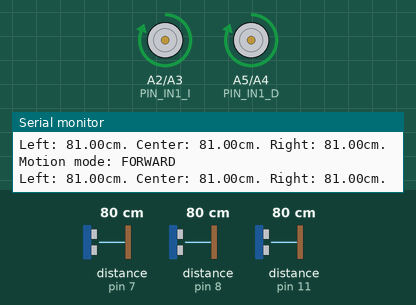
Recording of a sketch running on a simulated Arduino Mega 2560, built with avr-gcc and run on an emulated ATmega2560. On the bench: motor-driver pin pairs drawn as motors (green arrow = first pin HIGH = forward, orange = second pin HIGH = backward, longer = more drive), the last lines printed to the serial monitor. The test bench sets the inputs (shaded band); at power-on: distance to the obstacle (sensors on pin 7, pin 8, pin 11) 80 cm. The echo pulse lasts 58.3 µs per cm.

Above: at 1.2 s.
1.3 s: distance to the obstacle (sensor on pin 7) set to 27 cm
2.8 s: distance to the obstacle (sensor on pin 7) set to 24 cm
At 3.04 s:
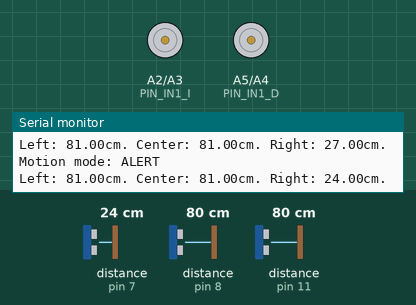
5.8 s: distance to the obstacle (sensor on pin 8) set to 27 cm
8.8 s: distance to the obstacle (sensor on pin 8) set to 24 cm
At 9.17 s:
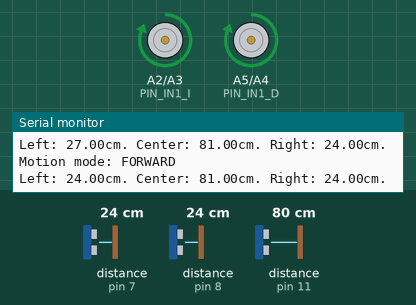
11.8 s: distance to the obstacle (sensor on pin 11) set to 38 cm
14.8 s: distance to the obstacle (sensor on pin 11) set to 32 cm
Timing chart, 0 to 18.8 s (numbered marks = the images above; inputs shaded):
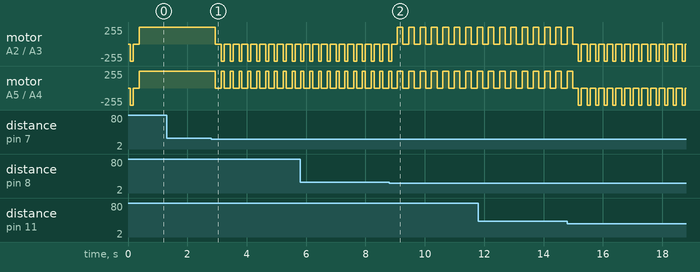

The sketch:

rover5.ino
```cpp
/**
 * ROVER5 CAR
 */
#include "rover5globals.h"
#include "sensors.h"
#include "rover5.h"

ROVER5::Rover5  rover5;
ROVER5::Sensors sensors;

/**
 * void setup()
 */
void setup() {
  Serial.begin(9600);

  sensors.init();
  rover5.init();
}

/**
 * void loop()
 */
void loop() {
  //1.- Get information from sensors
  sensors.calculate();

  //2.- Get the state of motion of the car
  if (rover5.setMotionMode(sensors) == STOP) delay(10000);

  //3.- Set the state of the engines
  rover5.drive();
}
```

l298nEngine.h
```cpp
#ifndef L298N_ENGINE_H
#define L298N_ENGINE_H

namespace ROVER5
{
  class L298NEngine
  {
    private:
      const int _pinIN1;
      const int _pinIN2;

    public:
      /**
       *
       */
      L298NEngine(const int pinIN1, const int pinIN2) :
        _pinIN1(pinIN1),
        _pinIN2(pinIN2)
      {}

      /**
       *
       */
      void init() {
        pinMode(_pinIN1, OUTPUT);
        pinMode(_pinIN2, OUTPUT);
      }

      /**
       *
       */
      void forward() const {
        digitalWrite(_pinIN1, HIGH);
        digitalWrite(_pinIN2, LOW);
      }

      /**
       *
       */
      void backward() const {
        digitalWrite(_pinIN1, LOW);
        digitalWrite(_pinIN2, HIGH);
      }

      /**
       * Detiene el motor.
       */
      void stop() const {
        digitalWrite(_pinIN1, LOW);
        digitalWrite(_pinIN2, LOW);
      }
  };
}
#endif
```

rover5.h
```cpp
#include "rover5globals.h"
#include "pins.h"
#include "l298nEngine.h"
#include "sensors.h"

#ifndef ROVER5_H
#define ROVER5_H

#define DEBUG true

/**
 *
 */
namespace ROVER5
{
  class Rover5 {
    private:
      AlertSensorEnum _alertSensor;
      MotionModeEnum  _motionMode;
      L298NEngine     _rightEngine;
      L298NEngine     _leftEngine;
      bool            _alert;
      int             _forwardSpeed; //velocidad es 100x(_velocidad/255)
      int             _backwardSpeed;
      int             _turnSpeed;

      bool _isStopped() const {return _motionMode == STOP;}

      /****************************************************************
       * char[] _motionMode2char()
       *
       ****************************************************************/
      String _motionMode2char() {
        switch (_motionMode)
        {
          case START:      return "START";
          case STOP:       return "STOP";
          case ALERT:      return "ALERT";
          case FORWARD:    return "FORWARD";
          case BACKWARD:   return "BACKWARD";
          case TURN_LEFT:  return "TURN_LEFT";
          case TURN_RIGHT: return "TURN_RIGHT";
        }
      }

      /****************************************************************
       * MotionModeEnum _setMotionModeInAlert()
       *
       ****************************************************************/
      MotionModeEnum _setMotionModeInAlert(Sensors sensors) {
        //1.- Todo OK
        if (sensors.isOK() == true)
        {
          _alert = false;
          return _motionMode = FORWARD;
        }

        //2.- Izquierda OK
        if (sensors.isLeftOK() == true) return _motionMode = TURN_LEFT;

        //3.- Derecha OK
        if (sensors.isRightOK() == true) return _motionMode = TURN_RIGHT;

        //4.- Izquierda FAIL && Derecha FAIL
        if ((sensors.isLeftOK() == false) && (sensors.isRightOK() == false))
        {
          if (_alertSensor == SENSOR_FORWARD) return _motionMode = BACKWARD;
          if (sensors.isForwardOK() == false) return _motionMode = BACKWARD;
        }

        //5-. Todo OK
        _alert = false;
        return _motionMode = FORWARD;
      }

      /****************************************************************
       * MotionModeEnum _setMotionMode()
       *
       ****************************************************************/
      MotionModeEnum _setMotionMode(Sensors sensors) {
        //1.- Comprobamos bateria
        if (sensors.isBatteryOK() == false) return _motionMode = STOP;

        //2.- Todo es OK
        if (sensors.isOK() == true) return _motionMode = FORWARD;

        //3.- Entramos en modo alerta
        _alert = true;
        _alertSensor = sensors.isForwardOK() == false ? SENSOR_FORWARD :
                       sensors.isLeftOK()    == false ? SENSOR_LEFT :
                       sensors.isRightOK()   == false ? SENSOR_RIGHT : SENSOR_NONE;

        return _motionMode = ALERT;
      }

    public:
      Rover5() : _rightEngine  (PIN_IN1_D, PIN_IN2_D),
                 _leftEngine   (PIN_IN1_I, PIN_IN2_I),
                 _alertSensor  (SENSOR_NONE),
                 _alert        (false),
                 _forwardSpeed (0),
                 _backwardSpeed(0),
                 _turnSpeed    (0)
                 {}

      /****************************************************************
       * void init()
       ****************************************************************/
      void init() {
        _motionMode = START;

        _rightEngine.init();
        _leftEngine.init();
      }

      /****************************************************************
       * void forward()
       ****************************************************************/
      void forward() {
        _rightEngine.forward();
        _leftEngine.forward ();
      }

      /****************************************************************
       * void backward()
       ****************************************************************/
      void backward() {
        _rightEngine.backward();
        _leftEngine.backward ();

        delay(100);
        stopCar();
      }

      /****************************************************************
       * void turnLeft()
       ****************************************************************/
      void turnLeft() {
        _rightEngine.forward();
        _leftEngine.backward();

        delay(100);
        stopCar();
      }

      /****************************************************************
       * void turnRight()
       ****************************************************************/
      void turnRight() {
        _rightEngine.backward();
        _leftEngine.forward  ();

        delay(100);
        stopCar();
      }

      /****************************************************************
       * void stopCar()
       ****************************************************************/
      void stopCar() {
        _rightEngine.stop();
        _leftEngine.stop ();
      }

      /****************************************************************
       * void drive()
       *
       * Rotate the engines based on the motion state of the car.
       *
       ****************************************************************/
      void drive() {
        switch(_motionMode)
        {
          case STOP:       stopCar();   break;
          case ALERT:      stopCar();   break;
          case FORWARD:    forward();   break;
          case BACKWARD:   backward();  break;
          case TURN_LEFT:  turnLeft();  break;
          case TURN_RIGHT: turnRight(); break;
          case START:      break;
          default:         break;
        }
      }

      /****************************************************************
       * void obstacleAvoidanceMode()
       *
       * Gets the motion state of the car based on the information of
       * sensors.
       *
       ****************************************************************/
      MotionModeEnum setMotionMode(Sensors sensors) {
        //1.- Si esta parado nos vamos...
        if (_isStopped() == true) return;

        //2.- Obtenemos el estado en funcion de la info de los sensores
        if (_alert == false) _setMotionMode       (sensors);
        else                 _setMotionModeInAlert(sensors);

        if (DEBUG == true)
        {
          Serial.print("Motion mode: ");  Serial.println(_motionMode2char());
          Serial.print("Left: ");   Serial.print(sensors.getSensorLeftDistance());  Serial.print("cm. ");
          Serial.print("Center: "); Serial.print(sensors.getSensorDistance());      Serial.print("cm. ");
          Serial.print("Right: ");  Serial.print(sensors.getSensorRightDistance()); Serial.print("cm. ");
          Serial.println();
          Serial.println();
        }

        //3.- Fin.
        return _motionMode;
      }
  };
}
#endif
```

rover5globals.h
```cpp
#ifndef ROVER5_GLOBALS_H
#define ROVER5_GLOBALS_H

unsigned int DISTANCE_MIN_LATERAL =  25;
unsigned int DISTANCE_MIN         =  35;
unsigned int DISTANCE_MAX         = 200; // Distancia maxima en cm
unsigned int PING_INTERVAL        =  50; // Intervalo entre PINGs

enum MotionModeEnum {
  START,
  STOP,
  ALERT,
  FORWARD,
  BACKWARD,
  TURN_LEFT,
  TURN_RIGHT
};

enum AlertSensorEnum {
  SENSOR_FORWARD,
  SENSOR_RIGHT,
  SENSOR_LEFT,
  SENSOR_NONE
};

#endif
```

sensors.h
```cpp
#include "pins.h"
#include "ultrasonic.h"

#ifndef ROVER5_SENSORS_H
#define ROVER5_SENSORS_H

#define DEBUG true

/**
 *
 */
namespace ROVER5
{
  class Sensors {
    private:
      unsigned long _distanceRightPrevTime = 0;
      unsigned long _distanceLeftPrevTime  = 0;
      unsigned long _distancePrevTime      = 0;
      double        _distanceRight         = 0;
      double        _distanceLeft          = 0;
      double        _distance              = 0;
      bool          _batteryOK             = true;

    public:
      double getSensorRightDistance() const {return _distanceRight;}
      double getSensorLeftDistance()  const {return _distanceLeft;}
      double getSensorDistance()      const {return _distance;}

      /****************************************************************
       * void init()
       ****************************************************************/
      void init() {
        //TODO
      }

      /****************************************************************
       * void isBatteryOK()
       ****************************************************************/
      boolean isBatteryOK() {
        //TODO
        return _batteryOK;
      }

      /****************************************************************
       * void isOK()
       ****************************************************************/
      boolean isOK() const {
        return isForwardOK() && isRightOK() && isLeftOK();
      }

      /****************************************************************
       * void isForwardOK()
       ****************************************************************/
      boolean isForwardOK() const {
        return (_distance > DISTANCE_MIN) ? true: false;
      }

      /****************************************************************
       * void isRightOK()
       ****************************************************************/
      boolean isRightOK() const {
        return (_distanceRight > DISTANCE_MIN_LATERAL) ? true: false;
      }

      /****************************************************************
       * void isLeftOK()
       ****************************************************************/
      boolean isLeftOK() const {
        return (_distanceLeft > DISTANCE_MIN_LATERAL) ? true: false;
      }

      /****************************************************************
       * void calculateForward()
       ****************************************************************/
      double calculateForward() {
        if (millis() - _distancePrevTime <= PING_INTERVAL) return _distance;

        _distance         = getDistanceFront();
        _distancePrevTime = millis();

        return _distance;
      }

      /****************************************************************
       * void calculateLeft()
       ****************************************************************/
      double calculateLeft() {
        if (millis() - _distanceLeftPrevTime <= PING_INTERVAL) return _distanceLeft;

        _distanceLeft         = getDistanceLeft();
        _distanceLeftPrevTime = millis();


        return _distanceLeft;
      }

      /****************************************************************
       * void calculateRight()
       ****************************************************************/
      double calculateRight() {
        if (millis() - _distanceRightPrevTime <= PING_INTERVAL) return _distanceRight;

        _distanceRight         = getDistanceRight();
        _distanceRightPrevTime = millis();

        return _distanceRight;
      }

      /****************************************************************
       * void calculate()
       ****************************************************************/
      void calculate() {
        calculateForward();

        calculateRight();

        calculateLeft();
      }
  };
}
#endif
```

ultrasonic.h
```cpp
#include "rover5globals.h"
#include "pins.h"
#include <NewPing.h>

#ifndef ROVER5_ULTRASONIC_H
#define ROVER5_ULTRASONIC_H

NewPing _sonarRight(PIN_TRIGGER_RIGHT,  PIN_ECHO_RIGHT,  DISTANCE_MAX);
NewPing _sonarLeft (PIN_TRIGGER_LEFT,   PIN_ECHO_LEFT,   DISTANCE_MAX);
NewPing _sonar     (PIN_TRIGGER_CENTER, PIN_ECHO_CENTER, DISTANCE_MAX);

////////////////////////////////////////////////////////////////////
//Private
////////////////////////////////////////////////////////////////////

////////////////////////////////////////////////////////////////////
// Public
////////////////////////////////////////////////////////////////////
/**
 * void ultrasonicInit()
 */
void ultrasonicInit() {}

/**
 * void getDistance()
 *
 * Calcula la distancia a la izquierda.
 *
 */
double getDistanceFront() {
  double result = _sonar.convert_cm(_sonar.ping_median(3));

  return (result > 0) ? result : DISTANCE_MAX;
}

/**
 * void getDistanceRight()
 *
 * Calcula la distancia a la derecha.
 *
 */
double getDistanceRight() {
  double result = _sonarRight.convert_cm(_sonarRight.ping_median(3));

  return (result > 0) ? result : DISTANCE_MAX;
}

/**
 * void getDistanceLeft()
 *
 * Calcula la distancia al frente.
 *
 */
double getDistanceLeft() {
  double result = _sonarLeft.convert_cm(_sonarLeft.ping_median(3));

  return (result > 0) ? result : DISTANCE_MAX;
}


#endif
```

pins.h
```cpp
#ifndef ROVER5_PINS_H
#define ROVER5_PINS_H

#define PIN_IN1_D A5 //Right
#define PIN_IN2_D A4 //Right
#define PIN_IN1_I A2 //Left
#define PIN_IN2_I A3 //Left

#define PIN_TRIGGER_CENTER 12
#define PIN_ECHO_CENTER    11
#define PIN_TRIGGER_RIGHT   6
#define PIN_ECHO_RIGHT      7
#define PIN_TRIGGER_LEFT    9
#define PIN_ECHO_LEFT       8

#endif
```

Measured:
- the behaviour switches between 26 and 25 cm on distance to the obstacle (sensor on pin 7) (found by bisection; images 0 and 1)
- the behaviour switches between 26 and 25 cm on distance to the obstacle (sensor on pin 8) (found by bisection; images 1 and 2)
- after the input at 2.8 s, motor on A2 (PIN_IN1_I) / A3 (PIN_IN2_I): alternates backward 255/255 for 0.10 s and stopped for 0.20 s, starting after 0.15 s; motor on A5 (PIN_IN1_D) / A4 (PIN_IN2_D): alternates forward 255/255 for 0.10 s and stopped for 0.20 s, starting after 0.15 s
- after the input at 8.8 s, motor on A2 (PIN_IN1_I) / A3 (PIN_IN2_I): alternates forward 255/255 for 0.19 s and stopped for 0.19 s, starting after 0.27 s; motor on A5 (PIN_IN1_D) / A4 (PIN_IN2_D): alternates forward 255/255 for 0.19 s and stopped for 0.19 s, starting after 0.46 s
